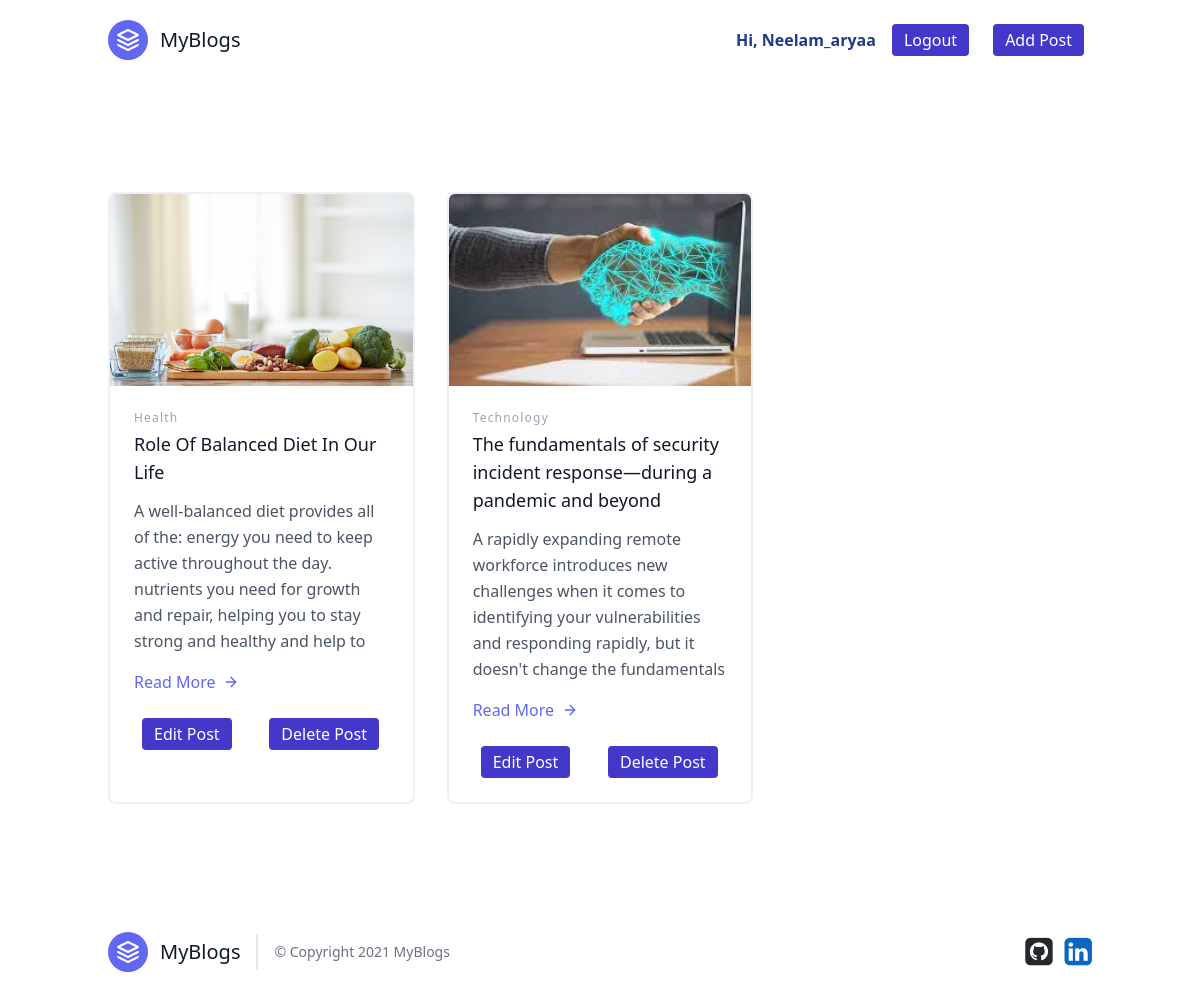
Screenshot of / (signed in) with the database file from the repository.
### main/models.py (models this page shows)
class Post(models.Model):
    photo = models.ImageField(upload_to='pics')
    category = models.CharField(max_length=200)
    title = models.CharField(max_length=200)
    description = models.TextField()
    content = models.TextField()

### main/views.py (the view)
# urls.py: path("", include('main.urls')),
def main(request):
    posts = Post.objects.all()
    return render(request, 'posts.html', {"posts": posts})

### templates/posts.html (shortened to what this page needs)
{% extends "base.html" %} {% block content %}
<section class="text-gray-600 body-font">
  <div class="container px-5 py-24 mx-auto">
    <div class="flex flex-wrap -m-4">
      {% for post in posts %}
      <div class="p-4 md:w-1/3 ">
        <div
          class="h-full border-2 border-gray-200 border-opacity-60 rounded-lg overflow-hidden ">
          <img
            class="lg:h-48 md:h-36 w-full object-cover object-center"
            src="{{post.photo.url}}"
            alt="blog"
          />
          <div class="p-6">
            <h2
              class="tracking-widest text-xs title-font font-medium text-gray-400 mb-1"
            >
              {{post.category}}
            </h2>
            <h1 class="title-font text-lg font-medium text-gray-900 mb-3">
              {{post.title}}
            </h1>
            <div class="leading-relaxed mb-3 overflow-hidden overflow-ellipsis h-40 ">
              {{post.description}}
            </div>
            <div class="container flex items-center flex-wrap mt-3 object-bottom  ">
              <a href="post/{{post.id}}"
                class="text-indigo-500 inline-flex items-center md:mb-2 lg:mb-0"
                >Read More
                <svg
                  class="w-4 h-4 ml-2"
                  viewBox="0 0 24 24"
                  stroke="currentColor"
                  stroke-width="2"
                  fill="none"
                  stroke-linecap="round"
                  stroke-linejoin="round"
                >
                  <path d="M5 12h14"></path>
                  <path d="M12 5l7 7-7 7"></path>
                </svg>
              </a>
            </div>
            <div class="container flex   mt-3  justify-around  ">
            {% if user.is_superuser %}
              <div class="container  mt-3 ">
                <a href="/post/edit/{{post.id}}" class="inline-flex items-center bg-indigo-700 border-0 py-1 px-3 focus:outline-none hover:bg-indigo-800 rounded text-white mx-2 mt-4 md:mt-0">Edit Post</a>
              </div>
              <div class="container   mt-3 ">
                <a href="/post/delete/{{post.id}}" class="inline-flex items-center bg-indigo-700 border-0 py-1 px-3 focus:outline-none hover:bg-indigo-800 rounded text-white mx-2 mt-4 md:mt-0">Delete Post</a>
              </div>
            {% endif %}
          </div>
          </div>
        </div>
      </div>
      {% endfor %}
    </div>
  </div>
</section>
{% endblock %}

### templates/base.html (shortened to what this page needs)
<!DOCTYPE html>
<html lang="en">
  <head>
    <link
      href="https://unpkg.com/tailwindcss@^2/dist/tailwind.min.css"
      rel="stylesheet"
    />
    <link
      rel="stylesheet"
      href="https://stackpath.bootstrapcdn.com/font-awesome/4.7.0/css/font-awesome.min.css"
    />
  </head>
  <body>
    <header class="text-gray-600 body-font">
      <div
        class="container mx-auto flex flex-wrap p-5 flex-col md:flex-row items-center"
      >
        <a
          href="/"
          class="flex title-font font-medium items-center text-gray-900 mb-4 md:mb-0"
        >
          <svg
            xmlns="http://www.w3.org/2000/svg"
            fill="none"
            stroke="currentColor"
            stroke-linecap="round"
            stroke-linejoin="round"
            stroke-width="2"
            class="w-10 h-10 text-white p-2 bg-indigo-500 rounded-full"
            viewBox="0 0 24 24"
          >
            <path
              d="M12 2L2 7l10 5 10-5-10-5zM2 17l10 5 10-5M2 12l10 5 10-5"
            ></path>
          </svg>
          <span class="ml-3 text-xl">MyBlogs</span>
        </a>
        <nav
          class="md:ml-auto flex flex-wrap items-center text-base justify-center"
        >
          {% if user.is_authenticated %}
          <a class="text-blue-900 font-semibold capitalize"
            >Hi, {{user.username}}</a
          >
          <a
            href="/accounts/logout"
            class="inline-flex items-center bg-indigo-700 border-0 py-1 px-3 focus:outline-none hover:bg-indigo-800 rounded text-white mx-4 mt-4 md:mt-0"
            >Logout</a
          >
          {% endif %} {% if user.is_superuser %}
          <a
            href="/post/add"
            class="inline-flex items-center bg-indigo-700 border-0 py-1 px-3 focus:outline-none hover:bg-indigo-800 rounded text-white mx-2 mt-4 md:mt-0"
            >Add Post</a
          >
          {% endif %}
        </nav>
      </div>
    </header>
    {% block content %} {% endblock %}
    <footer class="text-gray-600 body-font">
      <div
        class="container px-5 py-8 mx-auto flex items-center sm:flex-row flex-col"
      >
        <a
          class="flex title-font font-medium items-center md:justify-start justify-center text-gray-900"
        >
          <svg
            xmlns="http://www.w3.org/2000/svg"
            fill="none"
            stroke="currentColor"
            stroke-linecap="round"
            stroke-linejoin="round"
            stroke-width="2"
            class="w-10 h-10 text-white p-2 bg-indigo-500 rounded-full"
            viewBox="0 0 24 24"
          >
            <path
              d="M12 2L2 7l10 5 10-5-10-5zM2 17l10 5 10-5M2 12l10 5 10-5"
            ></path>
          </svg>
          <span class="ml-3 text-xl">MyBlogs</span>
        </a>
        <p
          class="text-sm text-gray-500 sm:ml-4 sm:pl-4 sm:border-l-2 sm:border-gray-200 sm:py-2 sm:mt-0 mt-4"
        >
          © Copyright 2021 MyBlogs
        </p>
        <span
          class="inline-flex sm:ml-auto sm:mt-0 mt-4 justify-center sm:justify-start"
        >
          <a
            class="ml-3 text-gray-500 cursor-pointer"
            href="https://github.com/NeelamAryaa"
            style="color: #24292e"
            target="_blank"
          >
            <i class="fa fa-github-square fa-2x" aria-hidden="true"></i>
          </a>
          <a
            class="ml-3 text-gray-500 cursor-pointer"
            href="https://www.linkedin.com/in/neelam-aryaa-121a441a8"
            target="_blank"
          >
            <i
              class="fa fa-linkedin-square fa-2x"
              aria-hidden="true"
              style="color: #0a66c2"
            ></i>
          </a>
        </span>
      </div>
    </footer>
  </body>
</html>

### rows the page displays
Post: photo (picture), category "Health", title "Role Of Balanced Diet In Our Life", description "A well-balanced diet provides all of the: energy you need to keep active throughout the day. nutrients you need for growth and repair, helping you to stay strong and healthy and help to…"
Post: photo (picture), category "Technology", title "The fundamentals of security incident response—during a pandemic and beyond", description "A rapidly expanding remote workforce introduces new challenges when it comes to identifying your vulnerabilities and responding rapidly, but it doesn't change the…"

### other values shown
{{ user.username }} "Neelam_aryaa"
